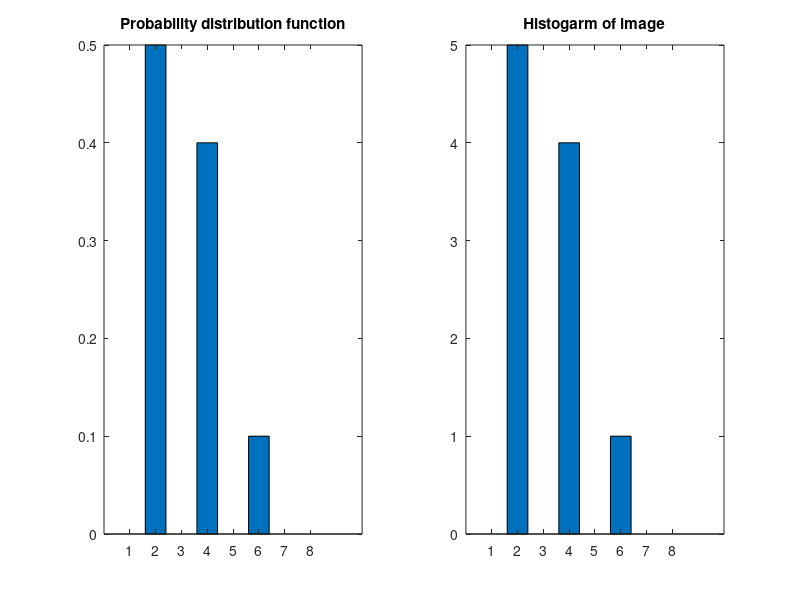

MATLAB code for this plot:
clear all;
clc;
close all;
a=[0 0 2 6;2 4 2 4; 4 2 4 2];

b=zeros(1,8);
c=zeros(1,8);
[row,col]=size(a);

for x=1:1:row
               for y=1:1:col
                       if a(x,y)<1
                           continue;
                       else
                        t=a(x,y);
                       end
                       b(t)=b(t)+1;
                       
               end
end
for x=1:1:8
    c(x)=b(x)/10;
end

subplot(1,2,1);
bar(c);
title('Probability distribution function');

subplot(1,2,2);
bar(b);
title('Histogarm of image');
